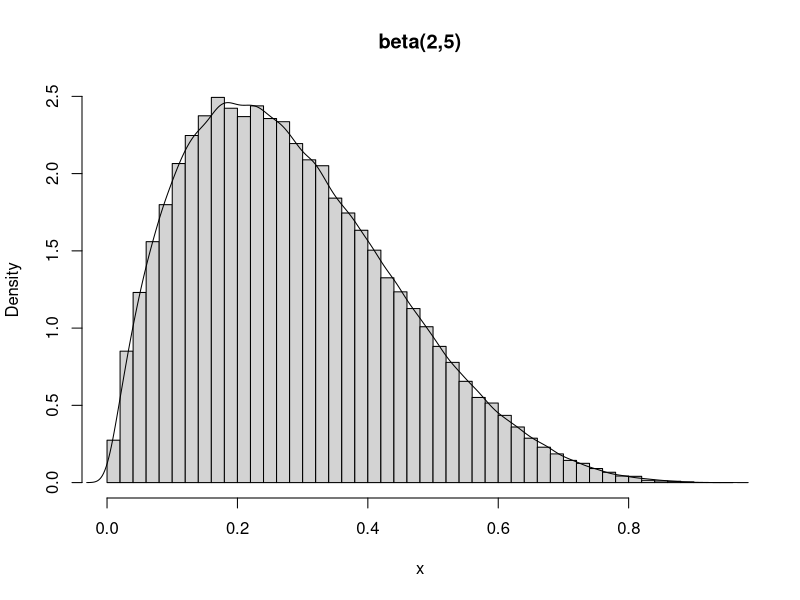

The R script that drew this image:
beta=function(a,b,x){
  if(x>=0 & x<=1){
    (x**(a-1))*((1-x)**(b-1))/(gamma(a)*gamma(b)/gamma(a+b))  
  }else{
    0
  }
}

N=500000
x=vector(length=N)
x[1]=runif(1)

u=runif(N)
a=2
b=5
for(i in 2:N){
  #sample from p(y|x[i-1])
  y=rnorm(1,mean=x[i-1])
  
  p_accept=beta(a,b,y)/beta(a,b,x[i-1])
  
  if(u[i]<p_accept){
    x[i]=y
  }else{
    x[i]=x[i-1]
  }
}
hist(x,breaks = 50,freq = F,main = "beta(2,5)")
lines(density(rbeta(N,2,5)))
mean(x)
a/(a+b)